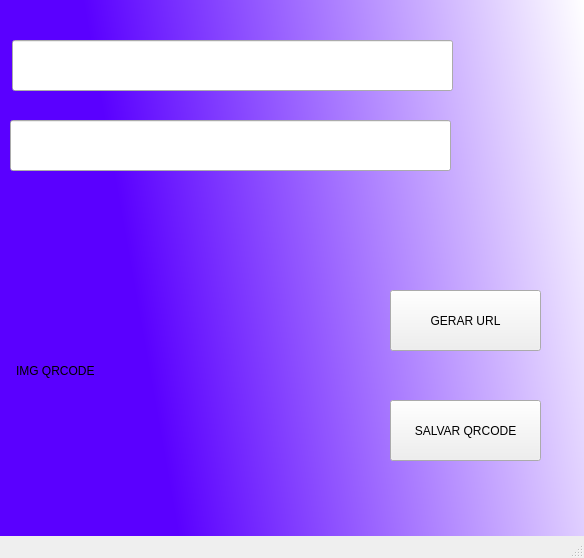
<?xml version="1.0" encoding="UTF-8"?>
<ui version="4.0">
 <class>MainWindow</class>
 <widget class="QMainWindow" name="MainWindow">
  <property name="geometry">
   <rect>
    <x>0</x>
    <y>0</y>
    <width>584</width>
    <height>558</height>
   </rect>
  </property>
  <property name="windowTitle">
   <string>QRCODE-BUILDER</string>
  </property>
  <property name="styleSheet">
   <string notr="true">#centralwidget{
background-color: qlineargradient(spread:pad, x1:0.164, y1:0.136636, x2:1, y2:0, stop:0 rgba(90, 0, 255, 255), stop:1 rgba(255, 255, 255, 255));
}</string>
  </property>
  <widget class="QWidget" name="centralwidget">
   <property name="styleSheet">
    <string notr="true">centralwidget{
qlineargradient(spread:pad, x1:0.283, y1:0.324, x2:1, y2:0, stop:1 rgba(144, 10, 248, 255)):
};</string>
   </property>
   <widget class="QPushButton" name="btn_Gerar">
    <property name="geometry">
     <rect>
      <x>390</x>
      <y>290</y>
      <width>151</width>
      <height>61</height>
     </rect>
    </property>
    <property name="text">
     <string>GERAR URL</string>
    </property>
   </widget>
   <widget class="QPushButton" name="btn_Salvar">
    <property name="geometry">
     <rect>
      <x>390</x>
      <y>400</y>
      <width>151</width>
      <height>61</height>
     </rect>
    </property>
    <property name="text">
     <string>SALVAR QRCODE</string>
    </property>
   </widget>
   <widget class="QLineEdit" name="txtUrl">
    <property name="geometry">
     <rect>
      <x>12</x>
      <y>40</y>
      <width>441</width>
      <height>51</height>
     </rect>
    </property>
   </widget>
   <widget class="QLineEdit" name="txtUrlShort">
    <property name="geometry">
     <rect>
      <x>10</x>
      <y>120</y>
      <width>441</width>
      <height>51</height>
     </rect>
    </property>
   </widget>
   <widget class="QLabel" name="label">
    <property name="geometry">
     <rect>
      <x>16</x>
      <y>200</y>
      <width>341</width>
      <height>341</height>
     </rect>
    </property>
    <property name="minimumSize">
     <size>
      <width>60</width>
      <height>60</height>
     </size>
    </property>
    <property name="maximumSize">
     <size>
      <width>600</width>
      <height>600</height>
     </size>
    </property>
    <property name="styleSheet">
     <string notr="true">label{
qlineargradient(spread:pad, x1:0.283, y1:0.324, x2:1, y2:0, stop:1 rgba(248, 248, 248, 255))
};</string>
    </property>
    <property name="text">
     <string>IMG QRCODE</string>
    </property>
   </widget>
  </widget>
  <widget class="QMenuBar" name="menubar">
   <property name="geometry">
    <rect>
     <x>0</x>
     <y>0</y>
     <width>584</width>
     <height>21</height>
    </rect>
   </property>
  </widget>
  <widget class="QStatusBar" name="statusbar"/>
 </widget>
 <resources/>
 <connections/>
</ui>
